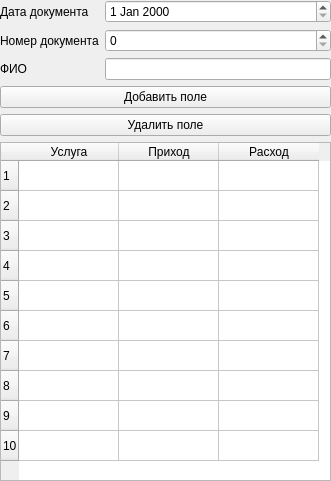
<?xml version="1.0" encoding="UTF-8"?>
<ui version="4.0">
 <class>CardForm</class>
 <widget class="QWidget" name="CardForm">
  <property name="windowModality">
   <enum>Qt::WindowModal</enum>
  </property>
  <property name="geometry">
   <rect>
    <x>0</x>
    <y>0</y>
    <width>331</width>
    <height>481</height>
   </rect>
  </property>
  <property name="minimumSize">
   <size>
    <width>331</width>
    <height>481</height>
   </size>
  </property>
  <property name="maximumSize">
   <size>
    <width>331</width>
    <height>481</height>
   </size>
  </property>
  <property name="windowTitle">
   <string>Карточка садовода</string>
  </property>
  <widget class="QWidget" name="verticalLayoutWidget">
   <property name="geometry">
    <rect>
     <x>0</x>
     <y>0</y>
     <width>331</width>
     <height>481</height>
    </rect>
   </property>
   <layout class="QVBoxLayout" name="verticalLayout">
    <item>
     <layout class="QFormLayout" name="formLayout">
      <item row="0" column="0">
       <widget class="QLabel" name="label">
        <property name="text">
         <string>Дата документа</string>
        </property>
       </widget>
      </item>
      <item row="1" column="0">
       <widget class="QLabel" name="label_2">
        <property name="text">
         <string>Номер документа</string>
        </property>
       </widget>
      </item>
      <item row="2" column="0">
       <widget class="QLabel" name="label_3">
        <property name="text">
         <string>ФИО</string>
        </property>
       </widget>
      </item>
      <item row="1" column="1">
       <widget class="QSpinBox" name="spinBox"/>
      </item>
      <item row="2" column="1">
       <widget class="QLineEdit" name="lineEdit_2"/>
      </item>
      <item row="0" column="1">
       <widget class="QDateEdit" name="dateEdit"/>
      </item>
     </layout>
    </item>
    <item>
     <widget class="QPushButton" name="addLine">
      <property name="text">
       <string>Добавить поле</string>
      </property>
     </widget>
    </item>
    <item>
     <widget class="QPushButton" name="delLine">
      <property name="text">
       <string>Удалить поле</string>
      </property>
     </widget>
    </item>
    <item>
     <widget class="QTableWidget" name="tableWidget_2">
      <property name="rowCount">
       <number>10</number>
      </property>
      <row/>
      <row/>
      <row/>
      <row/>
      <row/>
      <row/>
      <row/>
      <row/>
      <row/>
      <row/>
      <column>
       <property name="text">
        <string>Услуга</string>
       </property>
      </column>
      <column>
       <property name="text">
        <string>Приход</string>
       </property>
      </column>
      <column>
       <property name="text">
        <string>Расход</string>
       </property>
      </column>
     </widget>
    </item>
   </layout>
  </widget>
 </widget>
 <resources/>
 <connections/>
</ui>
